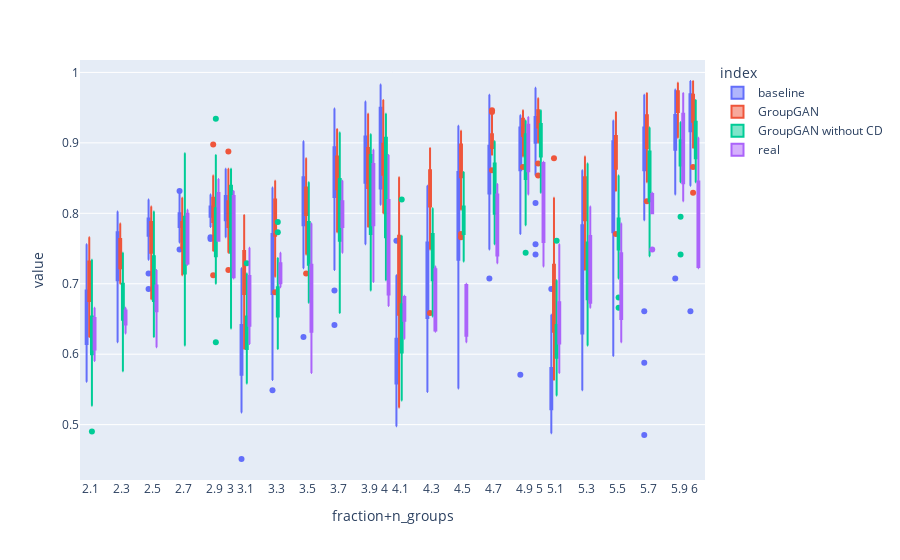

The notebook cell this image was saved under:
### Code cell
fig = px.box(new_all_dfs, x='fraction+n_groups', y='value', color='index')
fig.update_xaxes(tickvals=[1.1, 1.3, 1.5, 1.7, 1.9, 2, 2.1, 2.3, 2.5, 2.7, 2.9, 3, 3.1, 3.3, 3.5, 3.7, 3.9, 4, 4.1, 4.3, 4.5, 4.7, 4.9, 5, 5.1, 5.3, 5.5, 5.7, 5.9, 6])
fig.show()

### Figure 1 — Plotly figure (JSON) as saved in the notebook; plotly's stock layout.template omitted (floating-point values rounded to 4 significant figures; data arrays with more than 128 entries replaced by an {"elided": "..."} marker saying what was removed)
{"data": [{"alignmentgroup": "True", "hovertemplate": "index=baseline<br>fraction+n_groups=%{x}<br>value=%{y}<extra></extra>", "legendgroup": "baseline", "marker": {"color": "#636efa"}, "name": "baseline", "notched": false, "offsetgroup": "baseline", "orientation": "v", "showlegend": true, "type": "box", "x": {"elided": "708 float values"}, "x0": " ", "xaxis": "x", "y": {"elided": "708 float values"}, "y0": " ", "yaxis": "y"}, {"alignmentgroup": "True", "hovertemplate": "index=GroupGAN<br>fraction+n_groups=%{x}<br>value=%{y}<extra></extra>", "legendgroup": "GroupGAN", "marker": {"color": "#EF553B"}, "name": "GroupGAN", "notched": false, "offsetgroup": "GroupGAN", "orientation": "v", "showlegend": true, "type": "box", "x": {"elided": "708 float values"}, "x0": " ", "xaxis": "x", "y": {"elided": "708 float values"}, "y0": " ", "yaxis": "y"}, {"alignmentgroup": "True", "hovertemplate": "index=GroupGAN without CD<br>fraction+n_groups=%{x}<br>value=%{y}<extra></extra>", "legendgroup": "GroupGAN without CD", "marker": {"color": "#00cc96"}, "name": "GroupGAN without CD", "notched": false, "offsetgroup": "GroupGAN without CD", "orientation": "v", "showlegend": true, "type": "box", "x": {"elided": "708 float values"}, "x0": " ", "xaxis": "x", "y": {"elided": "708 float values"}, "y0": " ", "yaxis": "y"}, {"alignmentgroup": "True", "hovertemplate": "index=real<br>fraction+n_groups=%{x}<br>value=%{y}<extra></extra>", "legendgroup": "real", "marker": {"color": "#ab63fa"}, "name": "real", "notched": false, "offsetgroup": "real", "orientation": "v", "showlegend": true, "type": "box", "x": {"elided": "708 float values"}, "x0": " ", "xaxis": "x", "y": {"elided": "708 float values"}, "y0": " ", "yaxis": "y"}], "layout": {"boxmode": "group", "legend": {"title": {"text": "index"}, "tracegroupgap": 0}, "margin": {"t": 60}, "xaxis": {"anchor": "y", "domain": [0, 1], "tickvals": [1.1, 1.3, 1.5, 1.7, 1.9, 2, 2.1, 2.3, 2.5, 2.7, 2.9, 3, 3.1, 3.3, 3.5, 3.7, 3.9, 4, 4.1, 4.3, 4.5, 4.7, 4.9, 5, 5.1, 5.3, 5.5, 5.7, 5.9, 6], "title": {"text": "fraction+n_groups"}}, "yaxis": {"anchor": "x", "domain": [0, 1], "title": {"text": "value"}}}}
